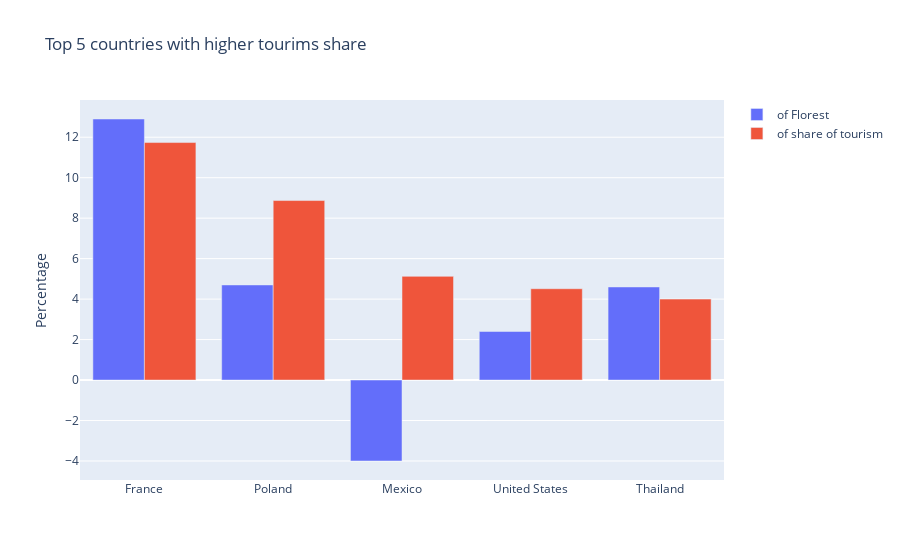

Source (notebook cell):
### Code cell
#creating double bar graph
fig  = go.Figure(
    data=[
        go.Bar(
            name="of Florest",
            x=df["country_name"],
            y=df["dp_delta"],
            offsetgroup=0,
        ),
        go.Bar(
            name="of share of tourism",
            x=df["country_name"],
            y=df["share_of_visit"],
            offsetgroup=1,
        ),
    ],
    layout=go.Layout(
        title="Top 5 countries with higher tourims share",
        yaxis_title="Percentage"
    )
)
fig.show()
fig.write_image("../figures/top5f.png")

### Figure 1 — Plotly figure (JSON) as saved in the notebook; plotly's stock layout.template omitted (floating-point values rounded to 4 significant figures)
{"data": [{"name": "of Florest", "offsetgroup": "0", "type": "bar", "x": ["France", "Poland", "Mexico", "United States", "Thailand"], "y": [12.9, 4.7, -4, 2.4, 4.6]}, {"name": "of share of tourism", "offsetgroup": "1", "type": "bar", "x": ["France", "Poland", "Mexico", "United States", "Thailand"], "y": [11.74, 8.871, 5.124, 4.513, 4.0]}], "layout": {"title": {"text": "Top 5 countries with higher tourims share"}, "yaxis": {"title": {"text": "Percentage"}}}}
